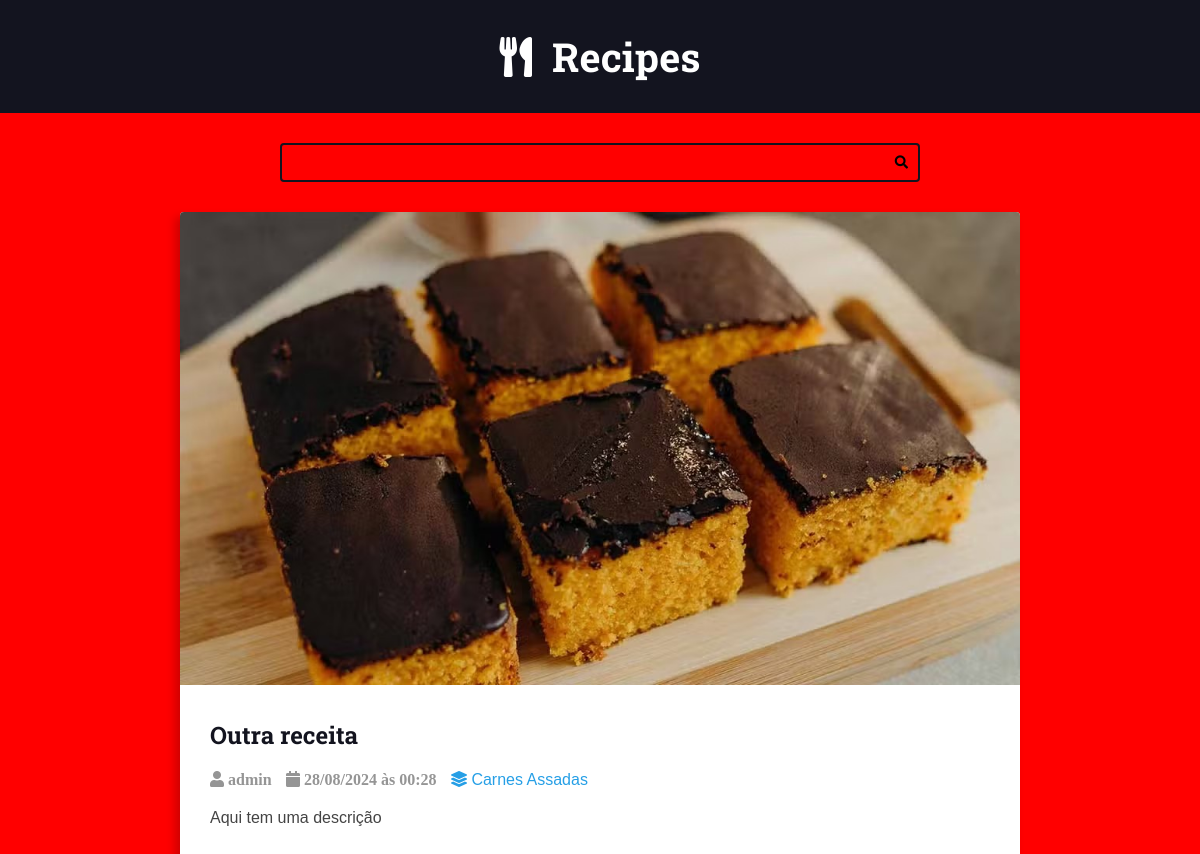
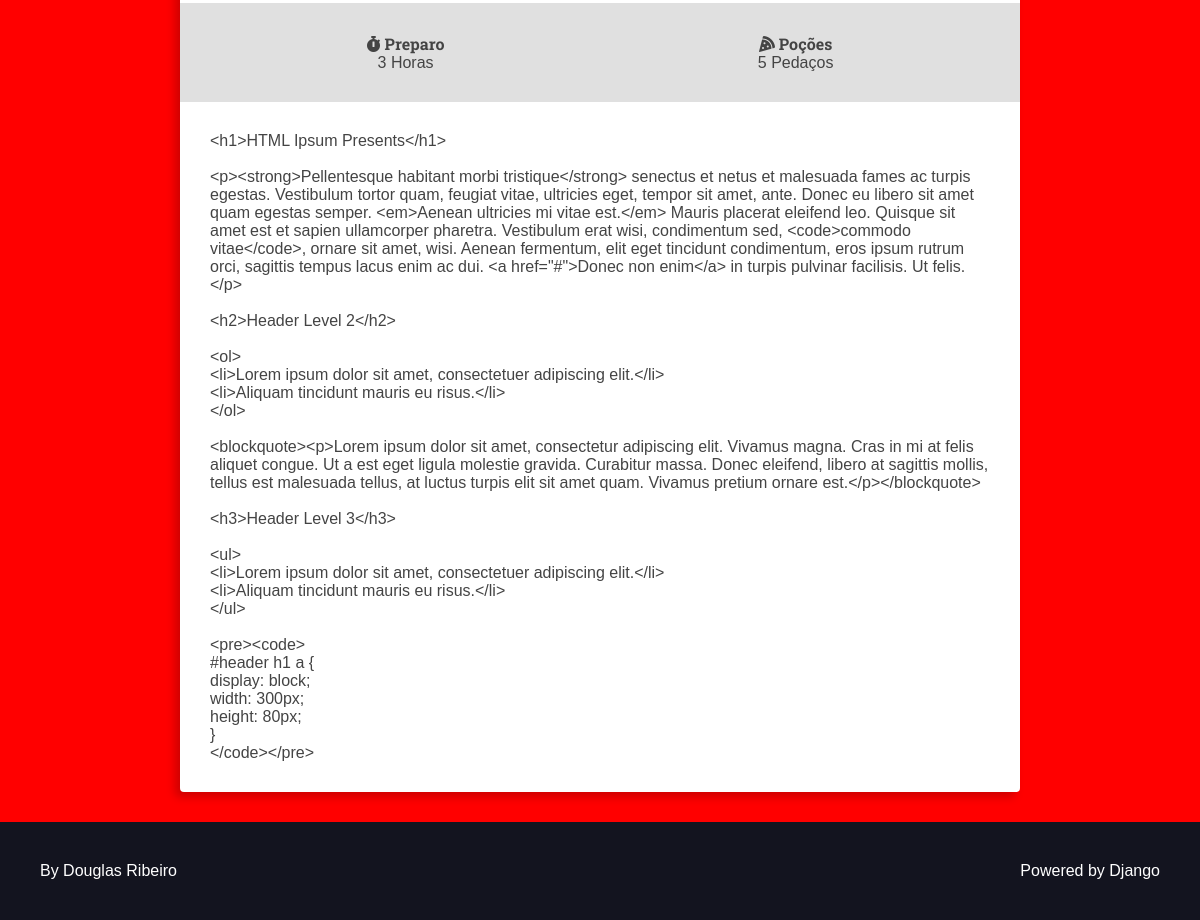
The page /recipes/2/ on the database its author committed (2 pictures, top to bottom).
### recipes/models.py (models this page shows, shortened)
class Recipe(models.Model):
    title = models.CharField(max_length=65)
    description = models.CharField(max_length=165)
    slug = models.SlugField()
    preparation_time = models.IntegerField()
    preparation_time_unit = models.CharField(max_length=165)
    servings = models.IntegerField()
    servings_unit = models.CharField(max_length=165)
    preparation_steps = models.TextField()
    preparation_steps_is_html = models.BooleanField(default=False)
    created_at = models.DateTimeField(auto_now_add=True)
    updated_at = models.DateTimeField(auto_now=True)
    is_published = models.BooleanField(default=False)
    cover = models.ImageField(upload_to='recipes/covers/%Y/%m/%d/', blank=True, default='')
    category = models.ForeignKey(Category,on_delete=models.SET_NULL, null=True,  blank=True, default=None,)
    author = models.ForeignKey(User, on_delete=models.SET_NULL, null=True)

class Category(models.Model):
    name = models.CharField(max_length=65)

### recipes/views.py (the view)
# urls.py: path('recipes/<int:id>/', views.recipe, name='recipe'),
def recipe(request, id):
    return render(request, 'recipes/pages/recipe-view.html', context={
        'recipe': Recipe.objects.get(id=id),
        'is_detail_page': True,
    })

### recipes/templates/recipes/pages/recipe-view.html (shortened to what this page needs)
{% extends "global/base.html" %}
{% block content %}
    <div class="main-content main-content-detail container">
        {% include "recipes/partials/recipe.html" %}
    </div>
{% endblock content %}

### recipes/templates/recipes/partials/recipe.html (shortened to what this page needs)
<div class="recipe recipe-list-item">
    {% if recipe.cover %}
        <div class="recipe-cover">
            <a href="{% url 'recipes:recipe' recipe.id %}">
                <img src="{{recipe.cover.url}}" alt="Temporário">
            </a>
    {% endif %}
    </div>
    <div class="recipe-title-container">
        <h2 class="recipe-title">
            <a href="{% url 'recipes:recipe' recipe.id %}">
                {{ recipe.title }}
            </a>
        </h2>
    </div>
    <div class="recipe-author">
        <span class="recipe-author-item">
            <i class="fas fa-user">
                {% if recipe.author.first_name %}
                    {{ recipe.author.first_name }} {{ recipe.author.last_name}}
                {% else %}
                    {{ recipe.author.username }}
                {% endif %}
            </i>
        </span>
        <span class="recipe-author-item">
            <i class="fas fa-calendar alt">
                {{recipe.created_at|date:"d/m/Y"}} às {{recipe.created_at|date:"H:i"}}
            </i>
        </span>
        {% if  recipe.category is not None %}
            <span class="recipe-author-item">
                <a href="{% url 'recipes:category' recipe.category.id %}">
                    <i class="fas fa-layer-group"></i>
                    <span>{{recipe.category.name}}</span>
                </a>
            </span>
        {% endif %}
    </div>
    <div class="recipe-content">
        <p>{{recipe.description}}</p>
    </div>
    <div class="recipe-meta-container">
        <div class="recipe-meta recipe-preparation">
            <h3 class="recipe-meta-title">
                <i class="fas fa-stopwatch"></i> Preparo</h3>
            <div class="recipe-meta-text">
                {{recipe.preparation_time}} {{recipe.preparation_time_unit}}
            </div>
        </div>
        <div class="recipe-meta recipe-servings">
            <h3 class="recipe-meta-title"><i class="fas fa-pizza-slice"></i> Poções </h3>
            <div class="recipe-meta-text">
                {{recipe.servings}} {{recipe.servings_unit}}
            </div>
        </div>
    </div>
    {% if is_detail_page is True %}
        <div class="preparetion-steps">
            {{ recipe.preparation_steps|linebreaksbr }}
        </div>
    {% endif %}
</div>

### recipes/static/recipes/css/styles.css (style rules this page uses)
:root { --color-primary: #269fe6; --color-primary-hover: #2086c2; --color-primary-dark: #13141f; --color-primary-dark-hover: #212336; --color-primary-light: #d4ecfa; --color-primary-light-hover: #bdd8e7; --color-white: #fff; --color-black: #000; --color-dark-text: #444; --color-info-light: #cce5ff; --color-debug-light: #cce5ff; --color-success-light: #d4edda; --color-alert-light: #fff3cd; --color-warning-light: #fff3cd; --color-error-light: #f8d7da; --color-info-dark: #4d86c4; --color-debug-dark: #4d86c4; --color-success-dark: #4a9c5d; --color-alert-dark: #927f40; --color-warning-dark: #927f40; --color-error-dark: #da525d; --color-gray-0: #f9f9f9; --color-gray-1: #e0e0e0; --color-gray-2: #c7c7c7; --color-gray-3: #aeaeae; --color-gray-4: #959595; --color-gray-5: #7d7d7d; --color-gray-6: #646464; --color-gray-7: #4b4b4b; --color-gray-8: #323232; --color-gray-9: #191919; --font-primary: sans-serif; --font-headings: 'Roboto Slab', serif; --spacing-gutter-medium: 3rem; --spacing-gutter-large: 4rem; }
* { padding: 0; margin: 0; box-sizing: border-box; }
html { font-size: 62.5%; }
body { font-size: 1.6rem; font-family: var(--font-primary); background: var(--color-gray-1); color: var(--color-dark-text); }
h1,h2,h3,h4,h5,h6 { font-family: var(--font-headings); }
.container { max-width: 144rem; margin: 0 auto; padding: var(--spacing-gutter-medium); }
.main-content { padding-top: 0; }
.recipe { background: var(--color-white); box-shadow: -5px 5px 10px rgba(0,0,0,0.2); transform: scale(1); transition: all 300ms ease-in-out; border-radius: 0.4rem; overflow: hidden; }
.recipe img { max-width: 100%; }
.recipe-list-item { max-width: 64rem; height: fit-content; }
.recipe-title-container { padding: var(--spacing-gutter-medium); padding-bottom: 2rem; }
.recipe-title-container a { text-decoration: none; color: var(--color-primary-dark); }
.recipe-author { padding: 0 var(--spacing-gutter-medium); }
.recipe-content { padding: var(--spacing-gutter-medium); padding-top: 2rem; }
.recipe-author-item { color: var(--color-gray-4); margin-right: 1rem; }
.recipe-author a { color: var(--color-primary); transition: all 300ms ease-in-out; text-decoration: none; }
.recipe-meta-container { display: flex; flex-flow: row wrap; padding: var(--spacing-gutter-medium); background: var(--color-gray-1); }
.recipe-meta { display: flex; flex-flow: column nowrap; flex-shrink: 1; flex-grow: 1; text-align: center; }
.recipe-meta-title { font-family: var(--font-headings); font-size: 1.6rem; margin: 0; }
.main-content-detail .recipe-list-item { max-width: 84rem; margin: 0 auto; }
.preparetion-steps { padding: var(--spacing-gutter-medium); }

### recipes/base_static/global/css/global-style.css (style rules this page uses)
body { background: red; }

### rows shown on the page
Recipe: cover (picture), title "Outra receita", author.username "admin", created_at "28/08/2024", created_at "00:28", category.name "Carnes Assadas", description "Aqui tem uma descrição", preparation_time "3", preparation_time_unit "Horas", servings "5", servings_unit "Pedaços", preparation_steps "<h1>HTML Ipsum Presents</h1> <p><strong>Pellentesque habitant morbi tristique</strong> senectus et netus et malesuada fames ac turpis egestas. Vestibulum tortor quam, feugiat vitae, ultricies eget, tempor sit amet, ante. Donec eu libero sit amet quam egestas semper. <em>Aenean ultricies mi vitae est.</em> Mauris placerat eleifend leo. Quisque sit amet est et sapien ullamcorper pharetra. Vestibulum erat wisi, condimentum sed, <code>commodo vitae</code>, ornare sit amet, wisi. Aenean fermentum, elit eget tincidunt condimentum, eros ipsum rutrum orci, sagittis tempus lacus enim ac dui. <a href=\"#\">Donec non enim</a> in turpis pulvinar facilisis. Ut felis.</p> <h2>Header Level 2</h2> <ol>…"
